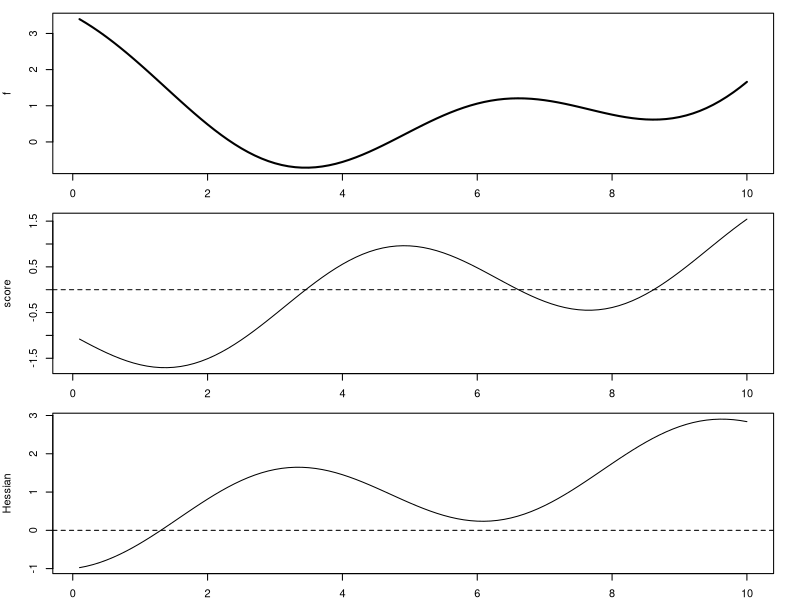
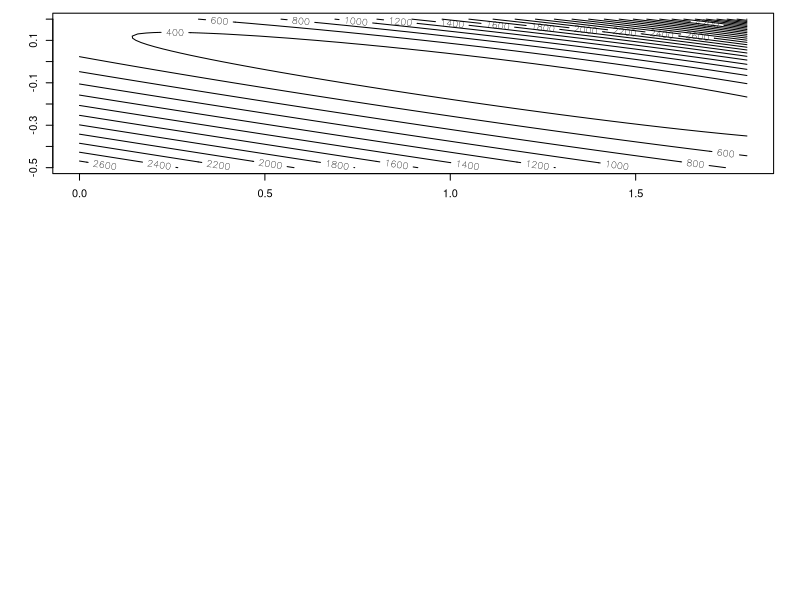

The R source for these figures, in order:
## ---- chunk 1
library(magrittr)
## ---- chunk 2
f = function(x)  0.1*(x-5)^2 + cos( x ) # criterion
s = function(x)  0.2*(x-5) - sin(x) # gradient
h = function(x)  0.2*x - cos(x) # Hessian

# plot
par(mfrow = c(3, 1))
par(mar = c(2, 4, 1, 2))

x_base = seq(0.1, 10, by = 0.1)
plot( y = f(x_base), x = x_base, type = "l", lwd = 2, ylab = "f")
plot( y = s(x_base), x = x_base, type = "l", ylab = "score")
abline(h = 0, lty=2)
plot( y = h(x_base), x = x_base, type = "l", ylab = "Hessian")
abline(h = 0, lty=2)
## ---- chunk 3
# Newton's method
Newton = function(x){  x - s(x)/h(x) } # update formula

x_init = 6 # can experiment with various initial values

gap = 1
epsilon = 0.0001 # tolerance
while ( gap > epsilon ){
  x_new = Newton(x_init) %>% print( )
  gap = abs(x_init - x_new)
  x_init = x_new
}

## ---- chunk 4
# Poisson likelihood
poisson.loglik <- function(b) {
  b <- as.matrix(b)
  lambda <- exp(X %*% b)
  ell <- -sum(-lambda + y * log(lambda))
  return(ell)
}
## ---- chunk 5
# implement both BFGS and Nelder-Mead for comparison.

library(AER)

## prepare the data
data("RecreationDemand")
y <- RecreationDemand$trips
X <- with(RecreationDemand, cbind(1, income))

## estimation
b.init <- c(0, 1) # initial value
b.hat <- optimx::optimx(b.init, poisson.loglik,
  method = c("BFGS", "Nelder-Mead"),
  control = list(
    reltol = 1e-7,
    abstol = 1e-7
  )
)
print(b.hat)
## ---- chunk 6
x.grid <- seq(0, 1.8, 0.02)
x.length <- length(x.grid)
y.grid <- seq(-.5, .2, 0.01)
y.length <- length(y.grid)

z.contour <- matrix(0, nrow = x.length, ncol = y.length)

for (i in 1:x.length) {
  for (j in 1:y.length) {
    z.contour[i, j] <- poisson.loglik(c(x.grid[i], y.grid[j]))
  }
}

contour(x.grid, y.grid, z.contour, 20)
## ---- chunk 7

## optimization with NLoptr

opts <- list(
  "algorithm" = "NLOPT_LN_NELDERMEAD",
  "xtol_rel" = 1.0e-7,
  maxeval = 500
)

res_NM <- nloptr::nloptr(
  x0 = b.init,
  eval_f = poisson.loglik,
  opts = opts
)
print(res_NM)

# "SLSQP" is indeed the BFGS algorithm in NLopt,
# though "BFGS" doesn't appear in the name
opts <- list("algorithm" = "NLOPT_LD_SLSQP", "xtol_rel" = 1.0e-7)
## ---- chunk 8
poisson.loglik.grad <- function(b) {
  b <- as.matrix(b)
  lambda <- exp(X %*% b)
  ell <- -colSums(-as.vector(lambda) * X + y * X)
  return(ell)
}
## ---- chunk 9
# check the numerical gradient and the analytical gradient
b <- c(0, .5)
numDeriv::grad(poisson.loglik, b)
poisson.loglik.grad(b)
## ---- chunk 10
res_BFGS <- nloptr::nloptr(
  x0 = b.init,
  eval_f = poisson.loglik,
  eval_grad_f = poisson.loglik.grad,
  opts = opts
)
print(res_BFGS)
## ---- chunk 11
innerloop <- function(b, y, X, Z, tau) {
  n <- nrow(Z)
  m <- ncol(Z)

  # Generate moment condition
  H <- MomentMatrix(y, X, Z, b)

  # Initialize the mosek problem
  Prob <- list(sense = "max")

  # Prob$dparam$intpnt_nl_tol_rel_gap <- 1e-5;
  Prob$dparam <- list(INTPNT_CO_TOL_REL_GAP = 1e-5)

  # Linear coefficients of the objective
  Prob$c <- c(rep(0, n), rep(1, n), rep(0, n))

  # Linear constraints
  H_tilde <- Matrix(rbind(rep(1, n), H), sparse = TRUE)
  A <-
    rbind(
      cbind(H_tilde, Matrix(0, m + 1, 2 * n, sparse = TRUE)),
      cbind(Matrix(0, n, 2 * n, sparse = TRUE), Diagonal(n))
    )
  Prob$A <- A
  Prob$bc <-
    rbind(c(1, rep(-tau, m), rep(1, n)), c(1, rep(tau, m), rep(1, n)))
  Prob$bx <- rbind(
    c(rep(0, n), rep(-Inf, n), rep(1, n)),
    c(rep(1, n), rep(0, n), rep(1, n))
  )

  # Exponential Cones
  NUMCONES <- n
  Prob$cones <- matrix(list(), nrow = 2, ncol = NUMCONES)
  rownames(Prob$cones) <- c("type", "sub")
  for (i in 1:n) {
    Prob$cones[, i] <- list("PEXP", c(i, 2 * n + i, n + i))
  }

  # Invoke Mosek
  mosek.out <- mosek(Prob, opts = list(verbose = 0, soldetail = 1))

  if (mosek.out$sol$itr$solsta == "OPTIMAL") {
    # Since the default of NLOPTR is to do minimization, need to set it as negative
    return(-mosek.out$sol$itr$pobjval)
  } else {
    warning("WARNING: Inner 
loop not optimized")
    return(Inf)
  }
}
